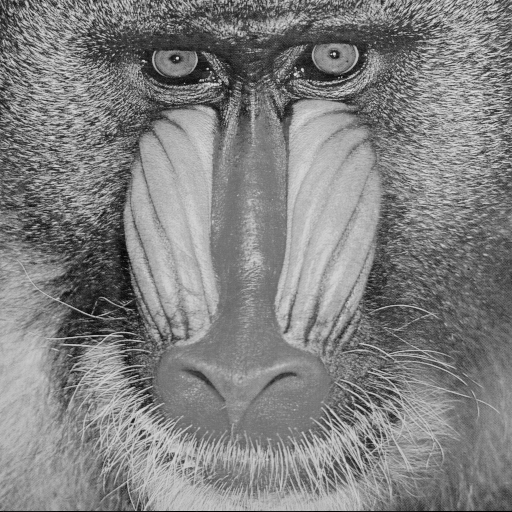
#> input picture images/baboon.png, 512 x 512 px
$ python main.py
#> lines starting #> are read from the running program, lines starting #| are printed output that depends on the picture
### t1/filters.py
import numpy as np
import cv2
import os

def _get_image(filename):
    return cv2.imread(filename, 0)

def _save_image(image, filename, sufix):
    if not os.path.exists("results"):
        os.mkdir("results")
    saving_filename = "results/" + filename.split("/")[-1][:-4] + "_"
    cv2.imwrite(saving_filename + sufix, image)

# [4 lines left out: function _normalize, not called in this run]

def _fft(image):
    return np.fft.fft2(image)

def _fftshift(image):
    return np.fft.fftshift(image)

def _ifft(image):
    return np.fft.ifft2(image)

def _ifftshift(image):
    return np.fft.ifftshift(image)

def _get_spatial_kernel(option):
    return {
    1: np.array([[0, 0, -1, 0, 0], [0, -1, -2, -1, 0], [-1, -2, 16, -2, -1],
                  [0, -1, -2, -1, 0], [0, 0, -1, 0, 0]]),
    2: np.array([[1, 4, 6, 4, 1], [4, 16, 24, 16, 4], [6, 24, 36, 24, 6],
                  [4, 16, 24, 16, 4], [1, 4, 6, 4, 1]])/256,
    3: np.array([[-1, 0, 1], [-2, 0, 2], [-1, 0, 1]]),
    4: np.array([[-1, -2, -1], [0, 0, 0], [1, 2, 1]])
    }.get(option, np.zeros((3,3)))

def _apply_filter(image, kernel):
    return cv2.filter2D(image, -1, kernel)

def _combine_images(img1, img2):
    return np.abs(np.sqrt(np.square(img1) + np.square(img2)))

# [6 lines left out: function _get_gaussian_filename_sufix, not called in this run]

def spatial_filter(filename, option):
    # Invalid option treatment
    if option < 1 or option > 3:
        invalid_option()

    image = cv2.imread(filename, 0)

    # Applying filters
    if option == 1 or option == 2:
        h = _get_spatial_kernel(option)
        r = _apply_filter(image, h)
        _save_image(r, filename, "h" + str(option) + ".png")
        return r
    else:
        h3 = _get_spatial_kernel(option)
        h4 = _get_spatial_kernel(option + 1)

        # Applying h3
        r1 = _apply_filter(image, h3)
        _save_image(r1, filename, "h3.png")

        # Applying h4
        r2 = _apply_filter(image, h4)
        _save_image(r2, filename, "h4.png")

        # Combining h3 and h4 images
        img1 = _apply_filter(image/255., h3)
        img2 = _apply_filter(image/255., h4)
        r3 = _normalize(_combine_images(img1, img2))
        _save_image(r3, filename, "h3_h4.png")
        return r3

# [17 lines left out: function frequency_filter, not called in this run]

def invalid_option():
    print("Not a valid option.")
    exit()

### t1/main.py
from filters import *

filename = input("Enter the image filename: \n")
#> the answer given: ../images/baboon.png

option = int(input("Enter the number of an option [1-2]: \n"
                   "1 - Spatial filter\n"
                   "2 - Frequency filter\n"))
#> the answer given: 1

if option == 1:
    filter_option = int(input("Enter the number of the filter [1-3]: \n"
                              "1 - h1\n"
                              "2 - h2\n"
                              "3 - h3 and h4\n"))
#> the answer given: 1
    spatial_filter(filename, filter_option)
#> in spatial_filter, image is the input picture: shape (512, 512); min 0, max 230, mean 129.1
#> in _apply_filter, `return cv2.filter2D(image, -1, kernel)`:
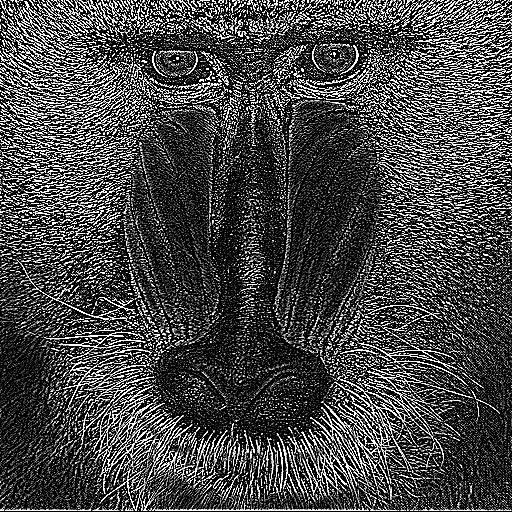
#> returned value: shape (512, 512); min 0, max 255, mean 71.5
elif option == 2:
    sigma = float(input("Enter the Gaussian standard deviation (if negative, it"
                    " is going to be calculated based on the image shape):\n"))
    frequency_filter(filename, sigma)
else:
    invalid_option()

$ run again, on images/city.png
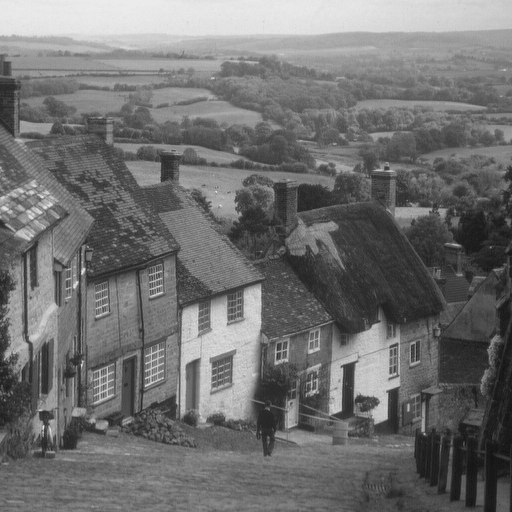
#> input picture images/city.png, 512 x 512 px
#> in spatial_filter, image is the input picture: shape (512, 512); min 16, max 235, mean 112.2
#> in _apply_filter, `return cv2.filter2D(image, -1, kernel)`:
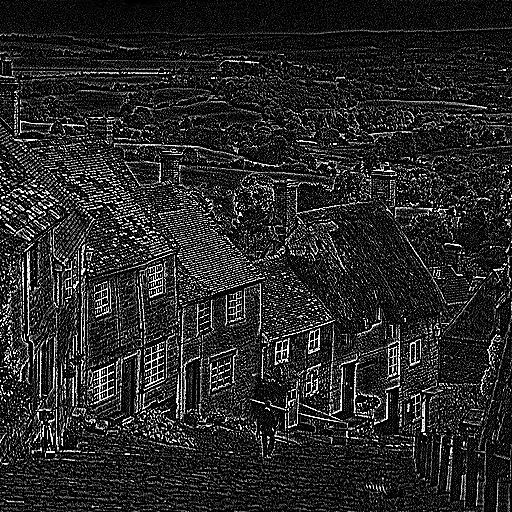
#> returned value: shape (512, 512); min 0, max 255, mean 39.3

$ run again, on images/house.png
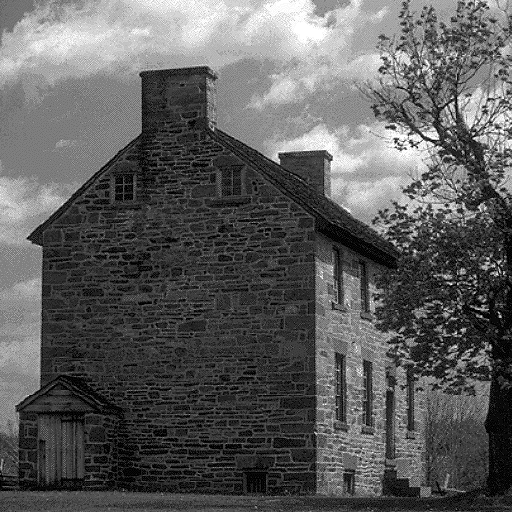
#> input picture images/house.png, 512 x 512 px
#> in spatial_filter, image is the input picture: shape (512, 512); min 0, max 255, mean 92.9
#> in _apply_filter, `return cv2.filter2D(image, -1, kernel)`:
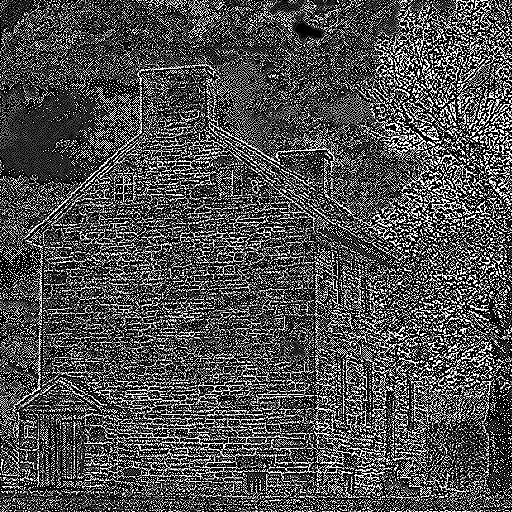
#> returned value: shape (512, 512); min 0, max 255, mean 78.6
